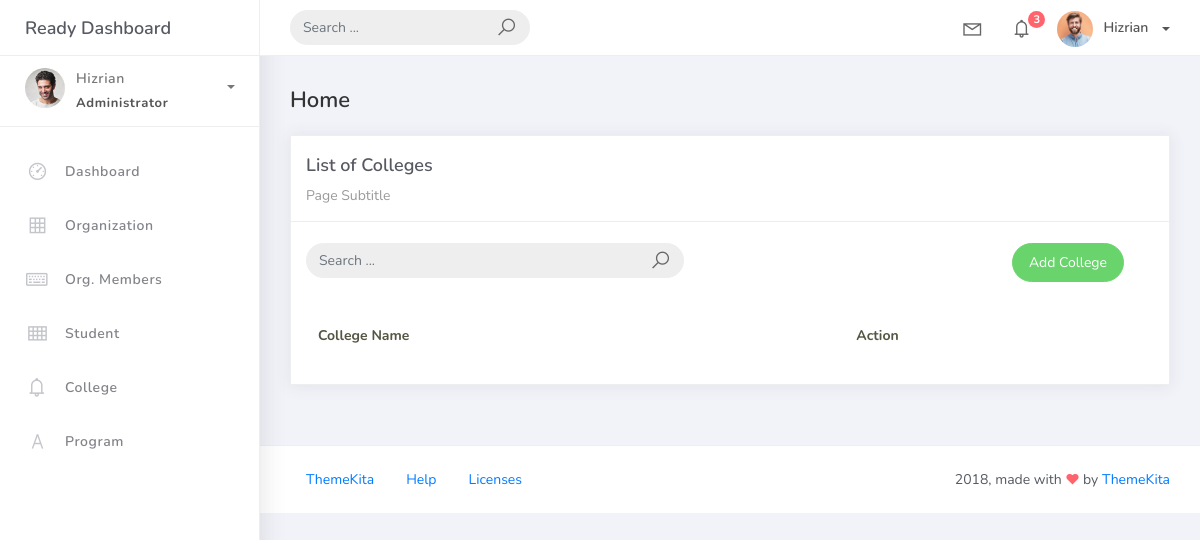
The page /colleges_list on the database as committed earlier.
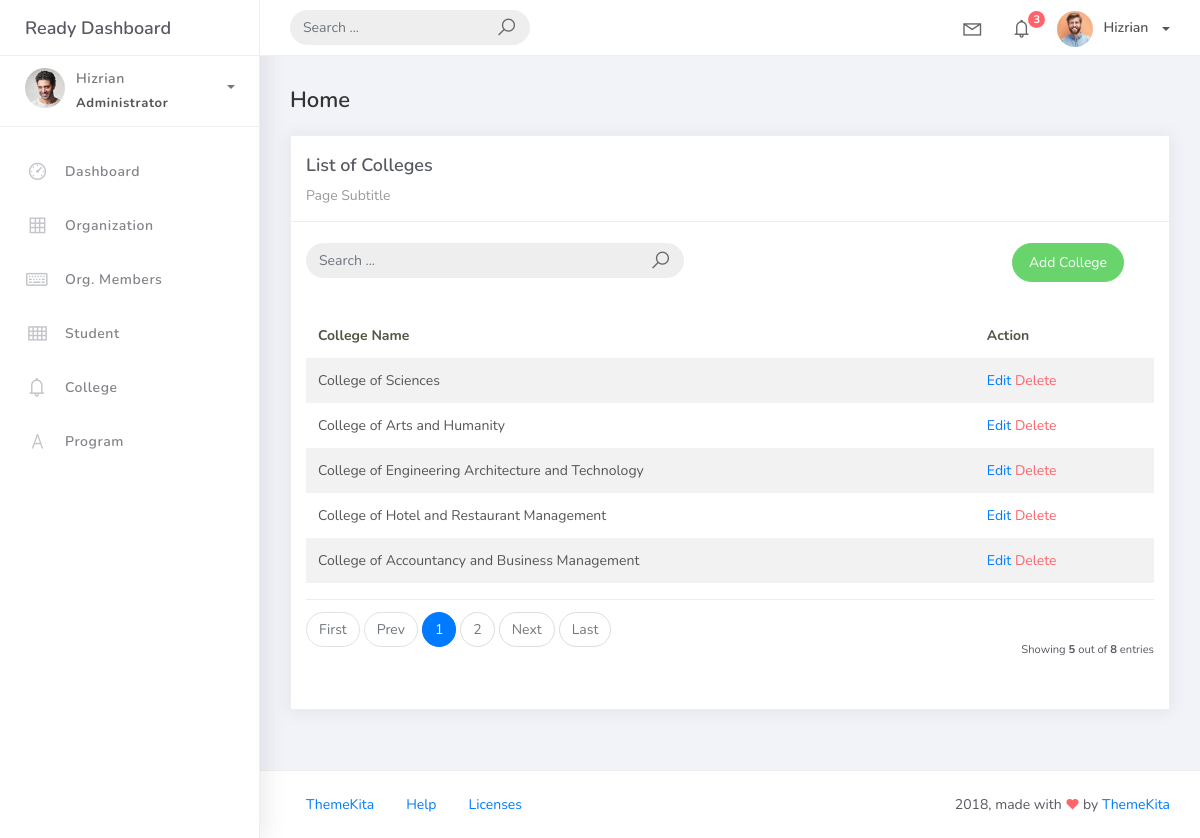
The same page on the database as committed later.
### studentorg/models.py (models this page shows, shortened)
class BaseModel(models.Model):
    created_at = models.DateTimeField(auto_now_add=True, db_index=True)
    updated_at = models.DateTimeField(auto_now=True)
    class Meta:
        abstract = True

class College(BaseModel):
    college_name = models.CharField(max_length=150)

### studentorg/views.py (the view)
# urls.py: path('colleges_list', CollegeList.as_view(), name='colleges-list'),
class CollegeList(ListView):
    model = College
    context_object_name = 'college'
    template_name = 'college_list.html'
    paginate_by = 5
    def get_queryset(self, *args, **kwargs):
        qs = super(CollegeList, self).get_queryset(*args, **kwargs)
        if self.request.GET.get("q") !=None:
            query = self.request.GET.get('q')
            qs = qs.filter(Q(college_name__icontains=query))
        return qs

### templates/college_list.html
{% extends 'base.html' %}{% load static %}{% block content %}
<div class="content">
    <div class="container-fluid">
        <h4 class="page-title">Home</h4>
        <div class="row">
            <div class="col-md-12">
                <div class="card">
                    <div class="card-header">
                        <div class="card-title">List of Colleges</div>
                        <div class="card-category">Page Subtitle</div>
                    </div>
                    <br />
                        <div class="col-md-12 row">
                            <div class="col-md-6">
                                <form class="navbar-left navbar-form nav-search mr-md-3" action="{% url 'colleges-list' %}">
                                    <div class="input-group">
                                        <input type="text" placeholder="Search ..." class="form-control" name="q" />
                                        <div class="input-group-append">
                                        <span class="input-group-text">
                                            <i class="la la-search search-icon"></i>
                                        </span>
                                        </div>
                                    </div>
                                </form>
                            </div>
                            <div class="col-md-6">
                                <div class="pull-right">
                                    <a href="{% url 'colleges-add' %}" class="btn btn-success btn-rounded"> Add College</a>
                                </div>
                            </div>
                        </div>
                    <div class="card-body">
                        <table class="table table-striped mt-3">
                            <thead>
                                <tr>
                                    <th scope="col">College Name</th>
                                    <th scope="col">Action</th>
                                </tr>
                            </thead>
                            <tbody>
                                {% for object in object_list %}
                                    <tr>
                                        <td>{{ object.college_name }}</td>
                                        <td>
                                            <a href="colleges_list/{{ object.id }}">Edit</a>
                                            <a href="colleges_list/{{ object.id }}/delete" class="text-danger">Delete</a>
                                        </td>
                                    </tr>
                                {% endfor %}
                            </tbody>
                        </table>
                        {% include 'includes/pagination.html' %}
                    </div>
                </div>
            </div>
        </div>
    </div>
</div>
{% endblock %}

Rows that differ between the two databases and show on the page:
added College: college_name "College of Sciences"
added College: college_name "College of Arts and Humanity"
added College: college_name "College of Engineering Architecture and Technology"
added College: college_name "College of Hotel and Restaurant Management"
added College: college_name "College of Accountancy and Business Management"
Other text that changed with them:
{{ object_list.count }}: (not shown) → "5"
{{ paginator.count }}: (not shown) → "8"
text now shown: "First Prev Next Last Showing out of entries"
new list line: "1"
new list line: "2"
